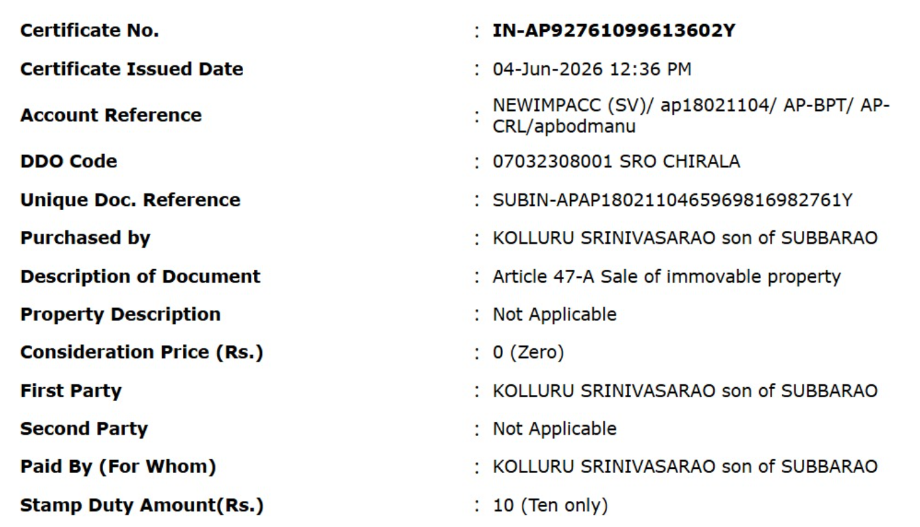
#> input picture sample.png, 920 x 527 px
$ python test_tesseract.py
#> lines starting #> are read from the running program, lines starting #| are printed output that depends on the picture; after the words box and inside, x2 and y2 are one past the last pixel; in counts of white or black regions, pixels touching at a corner belong together
import cv2
import pytesseract

# IMPORTANT:
# Verify this path on the new PC
pytesseract.pytesseract.tesseract_cmd = r"C:\Program Files\Tesseract-OCR\tesseract.exe"

image_path = "sample.png"

img = cv2.imread(image_path)
#> img is the input picture: shape (527, 920, 3); mean B, G, R 239.5, 239.8, 239.6

if img is None:
    print("Image not found!")
    exit()

# Convert to grayscale
gray = cv2.cvtColor(img, cv2.COLOR_BGR2GRAY)

# Upscale image for better OCR
gray = cv2.resize(
    gray,
    None,
    fx=2,
    fy=2,
    interpolation=cv2.INTER_CUBIC
)
#> gray: shape (1054, 1840)

# Threshold
_, thresh = cv2.threshold(
    gray,
    150,
    255,
    cv2.THRESH_BINARY
)
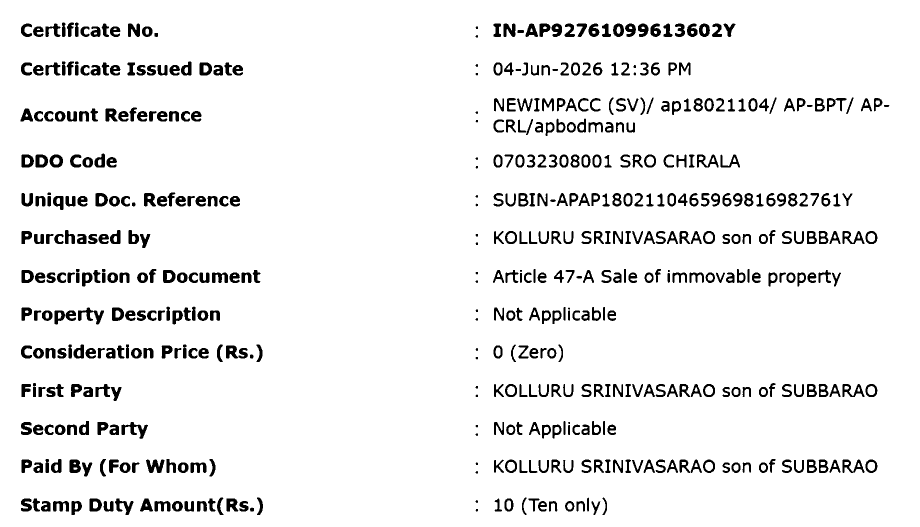
#> thresh: shape (1054, 1840) (shown at 1/2 size); 93.4% white; 542 black regions (5 under 20 px), largest, box (x1, y1, x2, y2) and area: (243, 844, 296, 878) 698, (156, 615, 208, 649) 692, (292, 919, 329, 946) 612

# OCR
#> (the run stopped early here; a loop or call above may not have finished)
